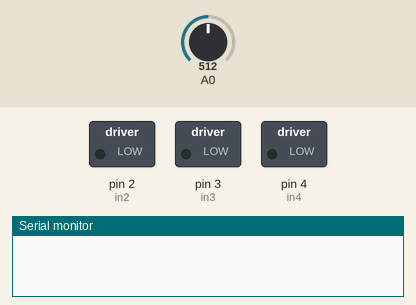
This sketch was run on a simulated Arduino Uno, built with avr-gcc and run on an emulated ATmega328P. Shown: switched loads named in the sketch (green lamp = pin HIGH), the last lines printed to the serial monitor. Inputs (shaded band) come from the test bench; at power-on: A0 = 512.

Above: at 0.1 s.
At 1.0 s:
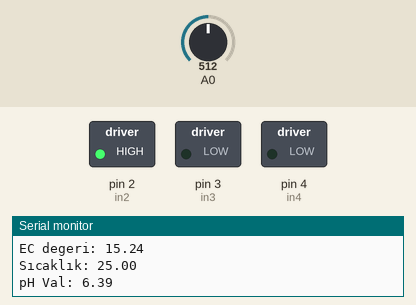
Timing chart, 0 to 2.5 s (numbered marks = the images above):
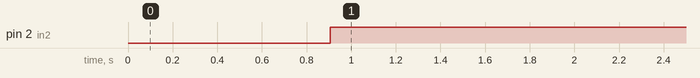

The sketch:

sketch_apr12a.ino
```cpp
#include <Wire.h>
#include "DFRobot_EC.h"
DFRobot_EC ec;

//ec

float voltage,ecValue,temperature = 25;
float AD,EC;

//ph
float calibration_value = 21.34 - 0.7;
int phval = 0;
unsigned long int avgval;
int buffer_arr[10],temp;
float ph_act;

//motor
const int in2 = 2;
const int in3 = 3;
const int in4 = 4;


void setup() {
//------   motor  ------
  pinMode(in2, OUTPUT);
  pinMode(in3, OUTPUT);
  pinMode(in4, OUTPUT);

//ph
 Wire.begin();
  Serial.begin(9600);
  //ec
    ec.begin();

}

void loop() {
//ec
char i;
 AD = 0;
 for(i=0;i<20;i++)
 {
    AD = AD + analogRead(0);
    delay(20);
 }
 AD = AD / 20;
 voltage = (AD/1024.0)*5000;
 ecValue = ec.readEC(voltage,temperature);
 if(ecValue > 0){EC = ecValue;}
 ec.calibration(voltage,temperature);
 delay(100);
 Serial.print("EC degeri: ");
 Serial.println(ecValue);
 Serial.print("Sıcaklık: ");
 Serial.println(temperature);


//ph

 for(int i=0;i<10;i++)
 {
   buffer_arr[i]=analogRead(A0);
   delay(30);
 }
 for(int i=0;i<9;i++)
 {
   for(int j=i+1;j<10;j++)
   {
     if(buffer_arr[i]>buffer_arr[j])
     {
       temp=buffer_arr[i];
       buffer_arr[i]=buffer_arr[j];
       buffer_arr[j]=temp;
     }
   }
 }
 avgval=0;
 for(int i=2;i<8;i++)
 avgval+=buffer_arr[i];
 float volt=(float)avgval*5.0/1024/6;
  ph_act = -5.70 * volt + calibration_value;

 Serial.print("pH Val: ");
 Serial.println(ph_act);
 delay(100);


//motor

while ( ph_act<7) {
      digitalWrite(in2, HIGH);//çalıştır motor 1
      delay(100);//10sn bekle
      digitalWrite(in2,LOW );//kapat
      // phValue = analogRead (analogInPin);//ph yi kotrol et

    }

    while (  true  ) {
      digitalWrite(in3, HIGH);//çalıştır motor 2
      delay(100);//10sn bekle
      digitalWrite(in3,LOW );//kapat
    }

    while ( true ) {
      digitalWrite(in4,HIGH );//çalıştır motor 3
      delay(100);//10sn bekle
      digitalWrite(in4,LOW );//kapat

    }


}
```

Measured:
- by itself, pin 2 (in2): LOW → HIGH at 0.91 s
